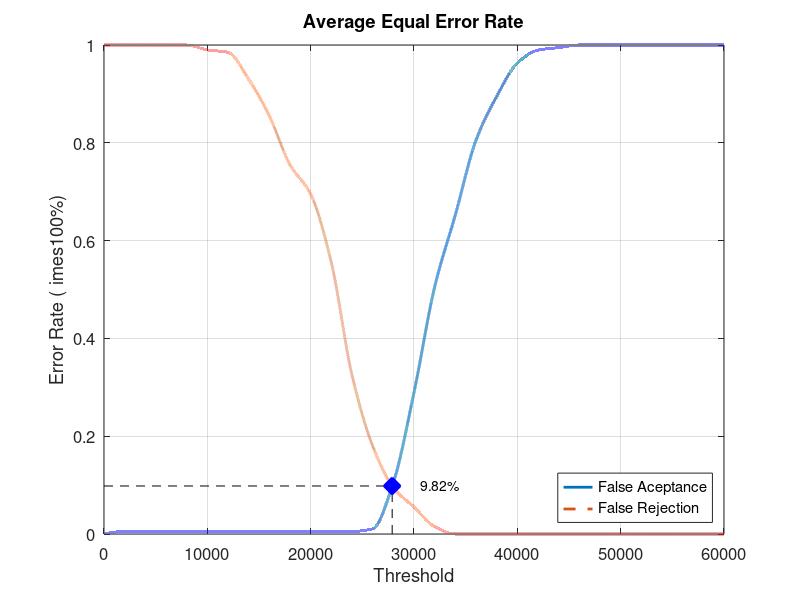
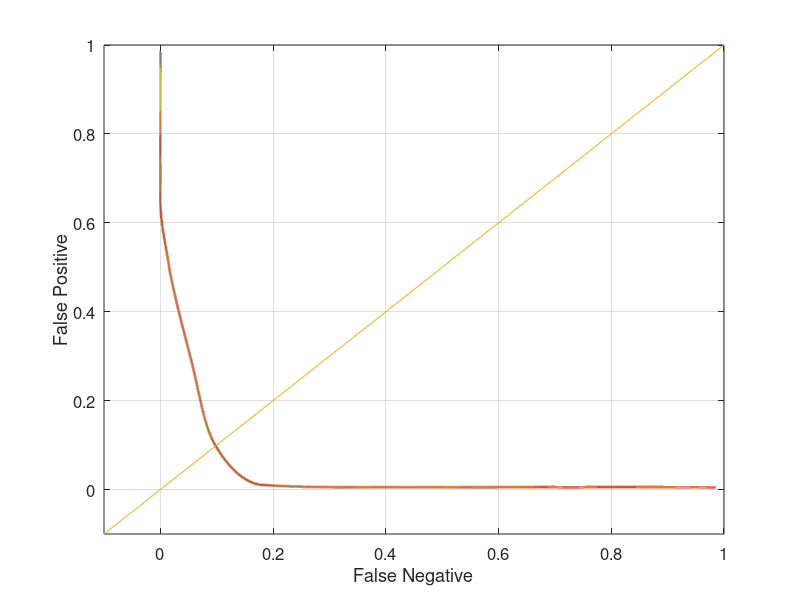

MATLAB code for these plots, in order:
close all;
clear;
clc;
x = 0:2000:60000;
xq = 0:0.5:60000;

y0 = [0 0.00526316 0.00526316 0.00526316 0.00526316 0.00526316 0.00526316 0.00526316 0.00526316 0.00526316 0.00526316 0.00526316 0.00526316 0.0105263 0.105263 0.289474 0.505263 0.652632 0.805263 0.894737 0.963158 0.989474 0.994737 1 1 1 1 1 1 1 1]
yy0 = interp1(x, y0, xq, 'pchip');
y1 = [1 1 1 1 1 0.99 0.985 0.93 0.855 0.755 0.695 0.555 0.325 0.18 0.095 0.055 0.015 0 0 0 0 0 0 0 0 0 0 0 0 0 0]
yy1 = interp1(x, y1, xq, 'pchip');

% Calculating EER: 
y2 = abs(y0 - y1);
find(y2 == min(y2))
yy2 = abs(yy0 - yy1);
xEER = find(yy2 == min(yy2));
xEERIndex = xq(xEER) % X-axis EER
yEER = yy0(xEER) % Y-axis EER

main = figure
plot(xq, yy0,'-','LineWidth', 2);	hold on
plot(xq, yy1,'--','LineWidth', 2);	hold on
plot([xEERIndex xEERIndex], [0 yEER], 'k--');	hold on
plot([0 xEERIndex], [yEER yEER], 'k--');	hold on
plot(xEERIndex, yEER, 'bx', 'LineWidth', 10);	hold on
text(xEERIndex + 10 * xEERIndex / 100, yEER, [num2str(round((10000 * yEER)) / 100) '%'])
legend('False Aceptance', 'False Rejection', 'Location', 'SouthEast')
xlabel('Threshold')
ylabel('Error Rate (	imes100%)')
title('Average Equal Error Rate')
set(gca, 'FontSize', 12)
axis([0 60000 0 1])
grid on

print(main, 'Database5_3Main', '-dpng');
FNRxFPR = figure('Color', [1 1 1]);
plot(yy1, yy0, '-', yy1, yy0, 'LineWidth', 2);
hold on
y = -0.1:0.1:1
plot(y, y); 
set(gca, 'FontSize', 12)
xlabel('False Negative')
ylabel('False Positive')
axis([-0.1 1 -0.1 1])
set(gca, 'FontSize', 12)
grid on

print(FNRxFPR, 'Database5_3FNRxFPR','-dpng');
